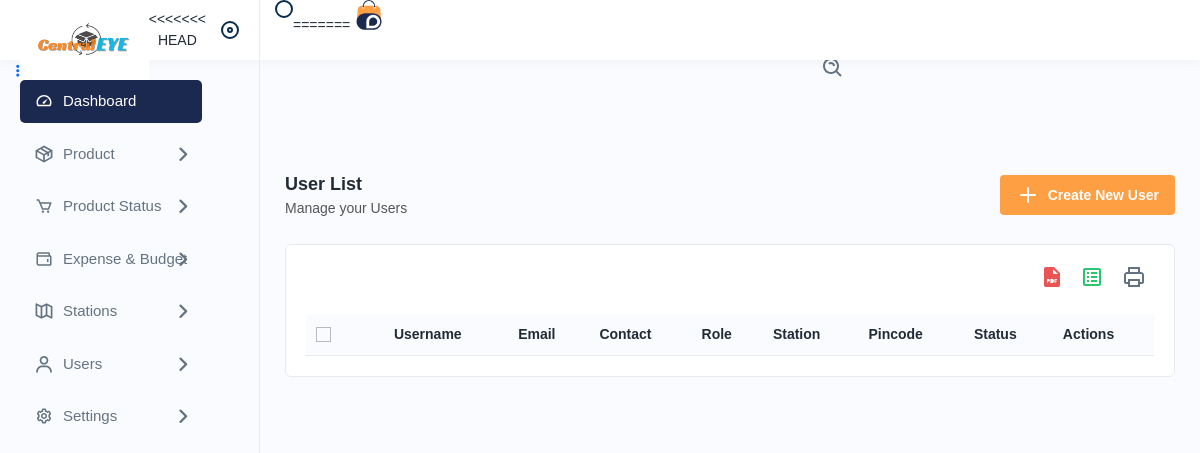
Before: /userlists with the older database file.
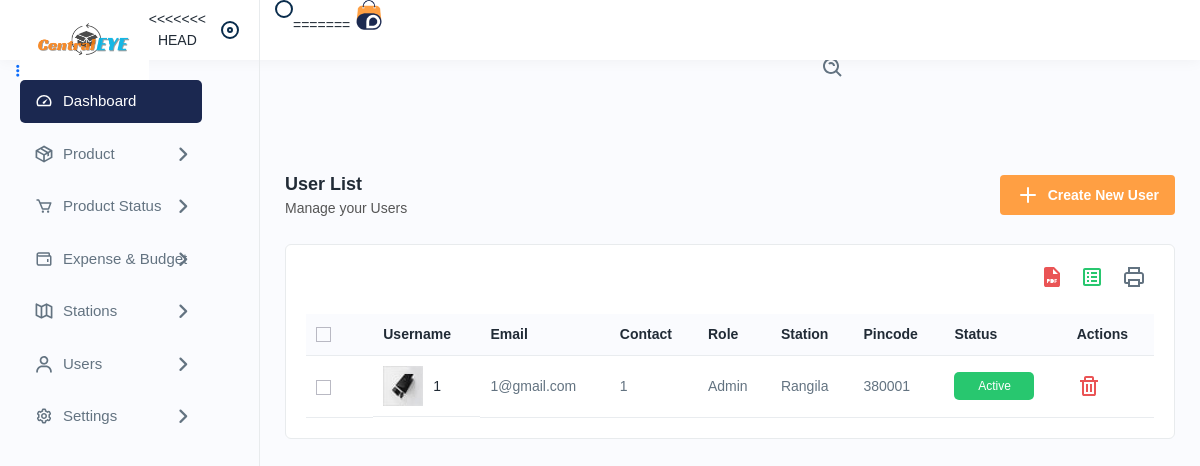
After: the same page with the newer database file.
### app/models.py (models this page shows, shortened)
class UserDetails(models.Model):
    user_id = models.IntegerField(primary_key=True, unique=True)
    username = models.CharField(max_length=255, unique=True)
    password = models.CharField(max_length=255)
    role = models.ForeignKey(role, null=True, blank=True, on_delete=models.SET_NULL)
    first_name = models.CharField(max_length=255)
    last_name = models.CharField(max_length=255)
    contact_number = models.CharField(max_length=15, null=True, blank=True)
    email = models.EmailField(unique=True, null=True, blank=True)
    station = models.ForeignKey(stationDetails, null=True, blank=True, on_delete=models.SET_NULL)
    last_login = models.DateTimeField(null=True, blank=True)
    is_active = models.BooleanField(default=True)

class role(models.Model):
    role_id = models.IntegerField(primary_key=True)
    role = models.CharField(max_length=255)

class stationDetails(models.Model):
    station_id = models.IntegerField(primary_key=True)
    station_name = models.CharField(max_length=255)
    station_code = models.CharField(max_length=255)
    station_address = models.CharField(max_length=255)

### app/views.py (the view)
# urls.py: path('userlists', views.userlists, name='userlists'),
def userlists(request):
    users = UserDetails.objects.all()
    return render(request,'userlists.html', {'users': users})

### templates/userlists.html (shortened to what the changed rows need)
﻿{% extends 'navbar.html' %}
{% load static %}
{% block body %}
<div class="main-wrapper">
    <div class="page-wrapper">
        <div class="content">
            <div class="card">
                <div class="card-body">
                    <div class="table-responsive">
                        <table class="table datanew">
                            <thead>
                                <tr>
                                    <th>
                                        <label class="checkboxs">
                                            <span class="checkmarks"></span>
                                        </label>
                                    </th>
                                    <th>Username</th>
                                    <th>Email</th>
                                    <th>Contact</th>
                                    <th>Role</th>
                                    <th>Station</th>
                                    <th>Pincode</th>
                                    <th>Status</th>
                                    <th>Actions</th>
                                </tr>
                            </thead>
                            <tbody>
                                {% for users in users %}
                                <tr>
                                    <td>
                                        <label class="checkboxs">
                                            <span class="checkmarks"></span>
                                        </label>
                                    </td>
                                    <td class="productimgname">
                                        <a href="javascript:void(0);" class="product-img">
                                            <img src="{% static 'assets/img/product/product1.jpg' %}" alt="product">
                                        </a>
                                        <a href="javascript:void(0);">{{users.username}}</a>
                                    </td>
                                    <td>{{users.email}}</td>
                                    <td>{{users.contact_number}}</td>
                                    <td>{{users.role.role}}</td>
                                    <td>{{users.station.station_name}}</td>
                                    <td>{{users.station.station_code}}</td>
                                    {% if users.is_active %}
                                    <td><span class="badges bg-lightgreen">Active</span></td>
                                    {% else %}
                                    <td><span class="badges bg-lightred">In-Active</span></td>
                                    {% endif %}
                                    <td>
                                        <a class="me-3 confirm-text" href="javascript:void(0);">
                                            <img src="{% static 'assets/img/icons/delete.svg' %}" alt="img">
                                        </a>
                                    </td>
                                </tr>
                                {% endfor %}
                            </tbody>
                        </table>
                    </div>
                </div>
            </div>
        </div>
    </div>
</div>
{% endblock %}

Changed rows visible on the page:
added UserDetails: username "1", email "1@gmail.com", contact_number "1", role.role "Admin", station.station_name "Rangila", station.station_code "380001", is_active "Active"
